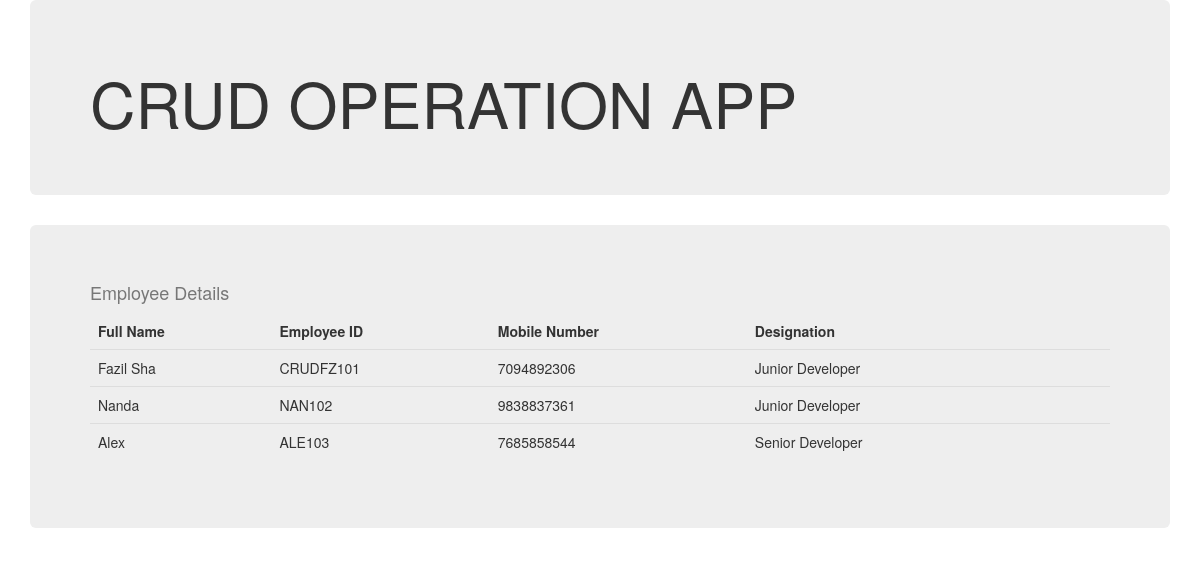
The page / on the database its author committed.
### crudapp/models.py (models this page shows)
class Employee(models.Model):
    name = models.CharField(max_length=30)
    emp_id = models.CharField(max_length=30)
    mobileno = models.CharField(max_length=30)
    designation = models.ForeignKey(Designation,on_delete=models.CASCADE)

class Designation(models.Model):
    designation = models.CharField(max_length=30)
    def __str__(self):
        return self.designation

### crudapp/views.py (the view)
# urls.py: path('',views.home,name="home"),
def home(request):
    context = {"employee_list":Employee.objects.all()}
    return render(request,"crudapp/home.html",context)

### crudapp/templates/crudapp/home.html (shortened to what this page needs)
{% extends "crudapp/base.html"%}
{% block content %}
{% load crispy_forms_tags %}
<div class="container">
    <div class="jumbotron">
        <h4 class="text-muted">Employee Details</h4>
        <table class="table table borderless">
            <thead>
            <tr>
                <td>Full Name</td>
                <td>Employee ID</td>
                <td>Mobile Number</td>
                <td>Designation</td>
            </tr>
            </thead>
            <tbody>
            {% for employee in employee_list %}
            <tr>
                <td>{{ employee.name }}</td>
                <td>{{ employee.emp_id }}</td>
                <td>{{ employee.mobileno }}</td>
                <td>{{ employee.designation }}</td>
                <td>
                    <a href="{% url "emp_update" employee.id%}" class="btn text-secondary px-0">
                    </a>
                </td>
            </tr>
            {% endfor %}
            </tbody>
        </table>
    </div>
</div>
{% endblock %}

### crudapp/templates/crudapp/base.html (shortened to what this page needs)
<!DOCTYPE html>
<html lang="en">
<head>
    <link rel="stylesheet" href="https://maxcdn.bootstrapcdn.com/bootstrap/3.4.1/css/bootstrap.min.css">
</head>
<body>
<div class="container">
    <div class="jumbotron">
        <h1>CRUD OPERATION APP</h1>
    </div>
</div>
    {% block content %}
    {% endblock %}
</body>
</html>

### crudapp/templates/crudapp/home.html (style rules this page uses)
thead td { font-weight:bold; }

### rows shown on the page
Employee: name "Fazil Sha", emp_id "CRUDFZ101", mobileno "7094892306", designation "Junior Developer"
Employee: name "Nanda", emp_id "NAN102", mobileno "9838837361", designation "Junior Developer"
Employee: name "Alex", emp_id "ALE103", mobileno "7685858544", designation "Senior Developer"
